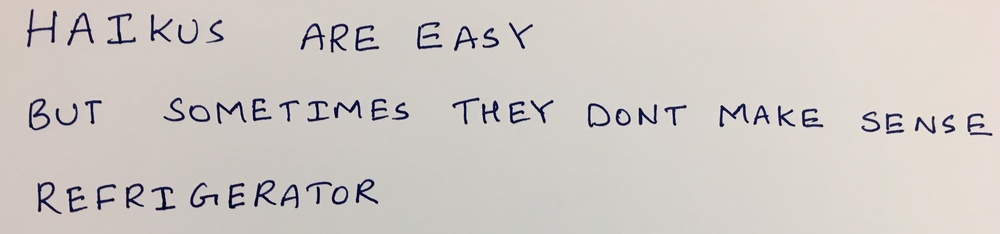
#> input picture HW5/images/03_haiku.jpg, 1000 x 234 px, shrunk from 3753 x 880 before the run
$ python q4.py   (older library calls are emulated)
#> lines starting #> are read from the running program, lines starting #| are printed output that depends on the picture; after the words box and inside, x2 and y2 are one past the last pixel; in counts of white or black regions, pixels touching at a corner belong together
#> further down, image is the input picture: shape (234, 1000, 3); mean R, G, B 206.8, 201.2, 196.8
import numpy as np
import skimage
import skimage.io
import skimage.measure
import skimage.color
import skimage.restoration
import skimage.filters
import skimage.morphology
import skimage.segmentation
import matplotlib.pyplot as plt

# takes a color image
# returns a list of bounding boxes and black_and_white image
def findLetters(image):
    bboxes = []
    bw = None
    # insert processing in here
    # one idea estimate noise -> denoise -> greyscale -> threshold -> morphology -> label -> skip small boxes
    # this can be 10 to 15 lines of code using skimage functions
    # plt.imshow(image)
    image = skimage.restoration.denoise_wavelet(image,multichannel=True, convert2ycbcr=True)
    image = skimage.color.rgb2grey(image)
#> image: shape (234, 1000) float64
    thresh = skimage.filters.threshold_otsu(image)
#> thresh = 0.497
    binary = image > thresh
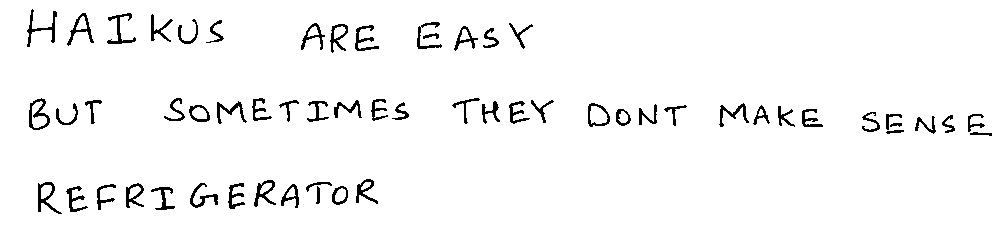
#> binary: shape (234, 1000) bool; 96.3% white; black in thin lines or dots, all inside (x1, y1, x2, y2) = (27, 9, 992, 214)
    binary = skimage.morphology.binary_erosion(binary)
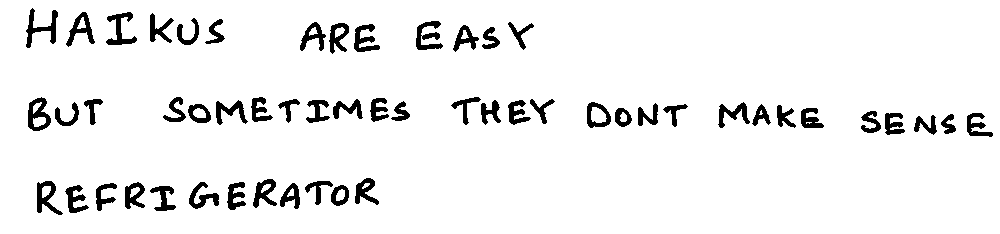
#> binary: shape (234, 1000) bool; 93.7% white; 54 black regions, largest, box (x1, y1, x2, y2) and area: (26, 8, 58, 48) 434, (28, 97, 51, 131) 416, (416, 21, 443, 50) 406
    # plt.imshow(binary,cmap='gray')
    bw = skimage.morphology.opening(binary)
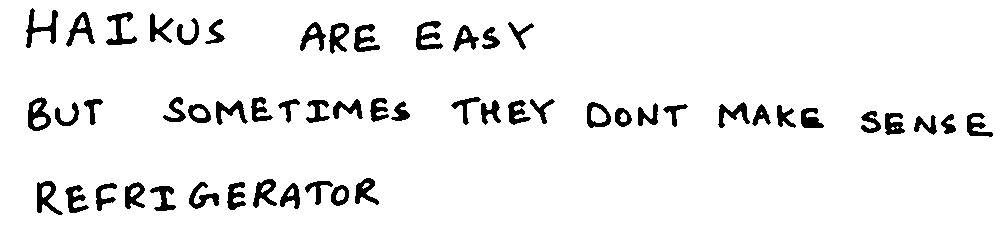
#> bw: shape (234, 1000) bool; 93.6% white; 54 black regions, largest, box (x1, y1, x2, y2) and area: (26, 8, 58, 48) 437, (28, 97, 51, 131) 424, (416, 21, 443, 50) 413
    # binary = skimage.morphology.binary_erosion(binary)
    image_labels = skimage.measure.label(bw,connectivity=2,background=1)
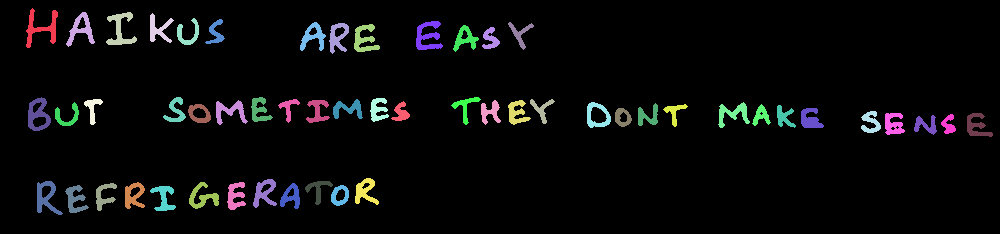
#> image_labels: shape (234, 1000) int32; 55 distinct labels, from 0 to 54; one colour per label, 0 black
    num_item = image_labels.max()
#> num_item = 54
    bboxes = np.zeros((num_item,4))
    for i in range(num_item):
    	idx = np.where(image_labels==i+1)
    	y1 = idx[0].min()-20
    	y2= idx[0].max()+20
    	x1 = idx[1].min()-20
    	x2 = idx[1].max()+20
    	bboxes[i] = [y1,x1,y2,x2]
#> this loop made 54 passes
#> (idx, y1, y2, x1, x2) on passes 1 to 10: (437 positions, rows 8 to 47, columns 26 to 57, -12, 67, 6, 77), (373 positions, rows 12 to 46, columns 66 to 94, -8, 66, 46, 114), (410 positions, rows 12 to 44, columns 106 to 136, -8, 64, 86, 156), (296 positions, rows 13 to 42, columns 150 to 173, -7, 62, 130, 193), (236 positions, rows 18 to 44, columns 177 to 198, -2, 64, 157, 218), (201 positions, rows 19 to 43, columns 205 to 224, -1, 63, 185, 244), (413 positions, rows 21 to 49, columns 416 to 442, 1, 69, 396, 462), (330 positions, rows 22 to 50, columns 300 to 325, 2, 70, 280, 345), (207 positions, rows 22 to 49, columns 508 to 533, 2, 69, 488, 553), (327 positions, rows 23 to 53, columns 329 to 348, 3, 73, 309, 368)
#> after the loop, bboxes = 54 rows, first 6: [-12, 6, 67, 77], [-8, 46, 66, 114], [-8, 86, 64, 156], [-7, 130, 62, 193], [-2, 157, 64, 218], [-1, 185, 63, 244]
    bboxes_mean = np.mean(bboxes[:,2] - bboxes[:,0])
#> bboxes_mean = 64.74
    idx_del = np.where(bboxes[:,2] - bboxes[:,0] < 0.65*bboxes_mean)
#> idx_del = (empty array,)
    bboxes = np.delete(bboxes,idx_del,axis = 0)
    return bboxes, bw

if __name__ == "__main__":
	image = skimage.io.imread('../images/03_haiku.jpg')
	findLetters(image)

$ run again, with HW5/images/04_deep.jpg copied over HW5/images/03_haiku.jpg
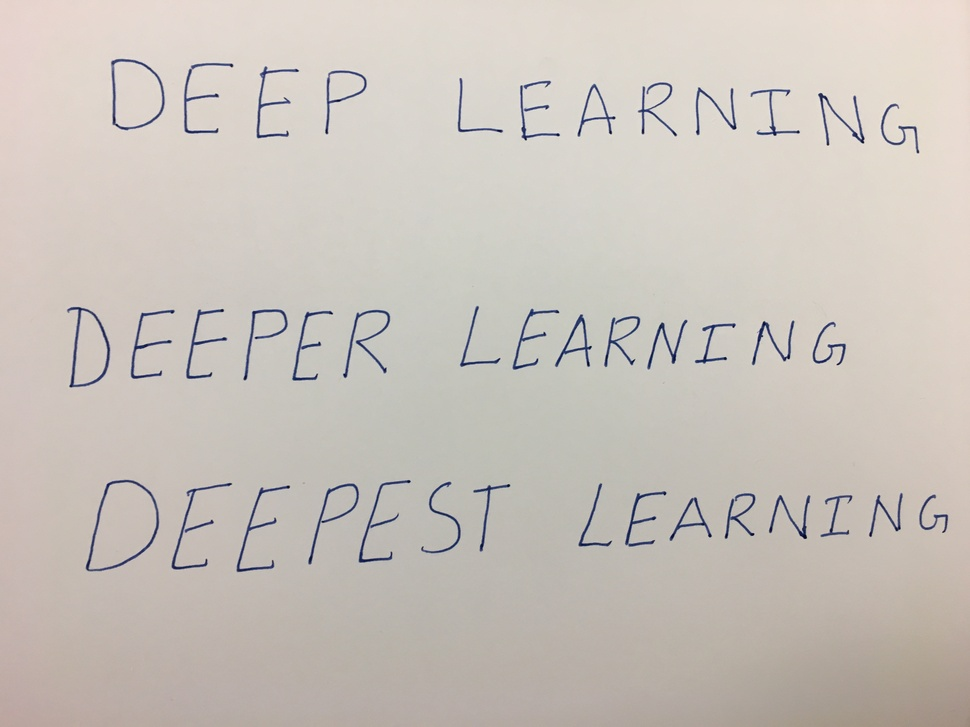
#> input picture HW5/images/04_deep.jpg, 970 x 727 px, shrunk from 4032 x 3024 before the run
#> image is the input picture: shape (727, 970, 3); mean R, G, B 201.5, 194.6, 187.7
#> thresh = 0.535
#> in findLetters, `binary = image > thresh`:
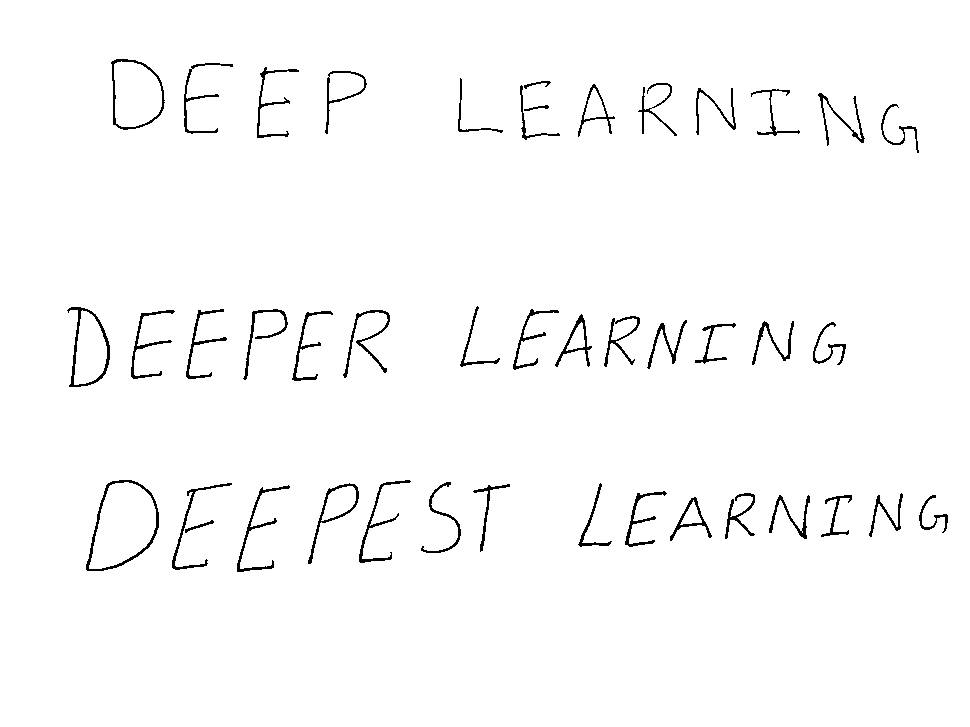
#> binary: shape (727, 970) bool; 97.9% white; black in thin lines or dots, all inside (x1, y1, x2, y2) = (67, 59, 948, 572)
#> bw: shape (727, 970) bool; 96.3% white; 41 black regions, largest, box (x1, y1, x2, y2) and area: (85, 479, 160, 572) 1160, (66, 306, 111, 388) 954, (171, 482, 233, 571) 892
#> in findLetters, `image_labels = skimage.measure.label(bw,connectivity=2,background=1)`:
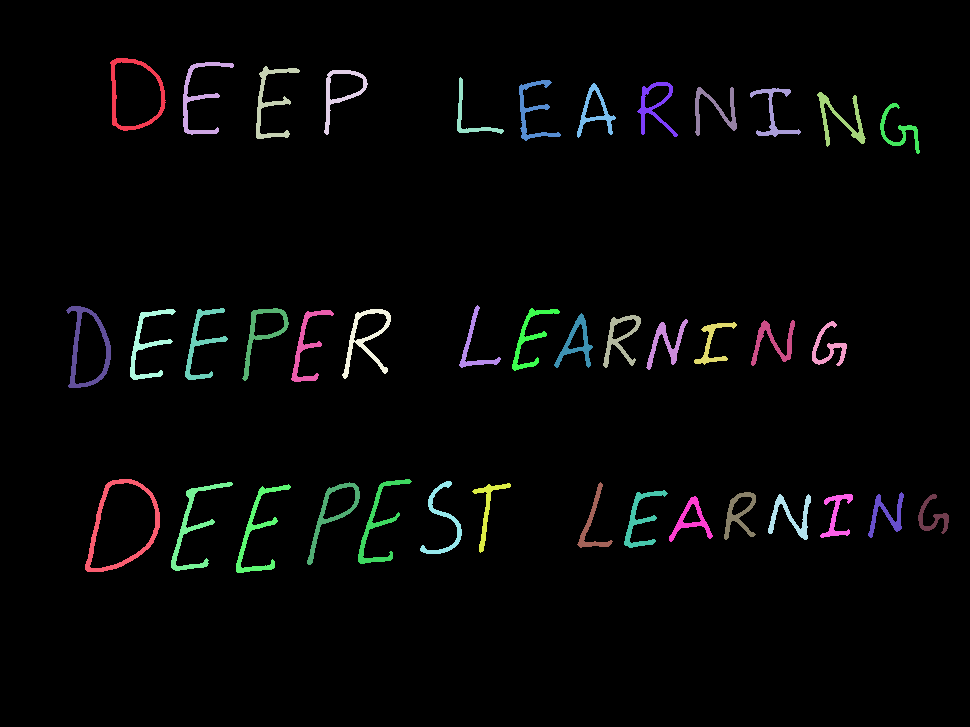
#> image_labels: shape (727, 970) int32; 42 distinct labels, from 0 to 41; one colour per label, 0 black
#> num_item = 41
#> the loop in findLetters, `for i in range(num_item):` made 41 passes
#> (idx, y1, y2, x1, x2) on passes 1 to 6: (835 positions, rows 58 to 130, columns 110 to 165, 38, 150, 90, 185), (738 positions, rows 62 to 134, columns 183 to 233, 42, 154, 163, 253), (736 positions, rows 66 to 138, columns 256 to 299, 46, 158, 236, 319), (593 positions, rows 70 to 134, columns 324 to 367, 50, 154, 304, 387), (388 positions, rows 77 to 133, columns 457 to 503, 57, 153, 437, 523), (628 positions, rows 80 to 140, columns 519 to 560, 60, 160, 499, 580)
#> after the loop in findLetters, `for i in range(num_item):`: bboxes = 41 rows, first 6: [38, 90, 150, 185], [42, 163, 154, 253], [46, 236, 158, 319], [50, 304, 154, 387], [57, 437, 153, 523], [60, 499, 160, 580]
#> bboxes_mean = 101.2
#> idx_del = (empty array,)
